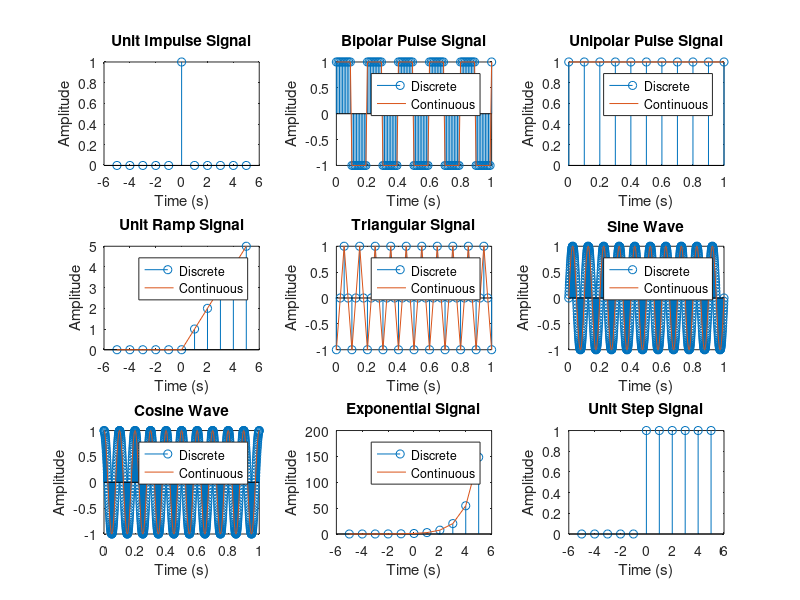

MATLAB code for this plot:
clc;
clear all;
close all;

% Subplot 1: Unit Impulse Signal
subplot(3,3,1);
t = -5:1:5;
y = [zeros(1,5),ones(1,1),zeros(1,5)];
stem(t,y);
xlabel("Time (s)");
ylabel("Amplitude");
title("Unit Impulse Signal");

% Subplot 2: Bipolar Pulse Signal
subplot(3,3,2);
t2 = 0:0.01:1;
f = 5;
y2 = square(2*pi*f*t2);
stem(t2,y2);
hold on;
plot(t2,y2);
xlabel("Time (s)");
ylabel("Amplitude");
title("Bipolar Pulse Signal");
legend("Discrete", "Continuous");
hold off;

% Subplot 3: Unipolar Pulse Signal
subplot(3,3,3);
t3 = 0:0.1:1;
f = 5;
y3 = abs(square(2*pi*f*t3));
stem(t3,y3);
hold on;
plot(t3,y3);
xlabel("Time (s)");
ylabel("Amplitude");
title("Unipolar Pulse Signal");
legend("Discrete", "Continuous");
hold off;

% Subplot 4: Unit Ramp Signal
subplot(3,3,4);
t4 = -5:1:5;
y4 = t4 .* (t4 >= 0); % Unit ramp function
stem(t4,y4);
hold on;
plot(t4,y4);
xlabel("Time (s)");
ylabel("Amplitude");
title("Unit Ramp Signal");
legend("Discrete", "Continuous");
hold off;

% Subplot 5: Triangular Signal
subplot(3,3,5);
t5 = 0:0.025:1;
f = 10;
y5 = sawtooth(2*pi*f*t5, 0.5); % Triangular signal
stem(t5,y5);
hold on;
plot(t5,y5);
xlabel("Time (s)");
ylabel("Amplitude");
title("Triangular Signal");
legend("Discrete", "Continuous");
hold off;

% Subplot 6: Sine Wave
subplot(3,3,6);
t6 = 0:0.001:1;
f = 10;
y6 = sin(2*pi*f*t6);
stem(t6,y6);
hold on;
plot(t6,y6);
xlabel("Time (s)");
ylabel("Amplitude");
title("Sine Wave");
legend("Discrete", "Continuous");
hold off;

% Subplot 7: Cosine Wave
subplot(3,3,7);
t7 = 0:0.001:1;
f = 10;
y7 = cos(2*pi*f*t7);
stem(t7,y7);
hold on;
plot(t7,y7);
xlabel("Time (s)");
ylabel("Amplitude");
title("Cosine Wave");
legend("Discrete", "Continuous");
hold off;

% Subplot 8: Exponential Signal
subplot(3,3,8);
t8 = -5:1:5;
y8 = exp(t8); % Exponential signal
stem(t8,y8);
hold on;
plot(t8,y8);
xlabel("Time (s)");
ylabel("Amplitude");
title("Exponential Signal");
legend("Discrete", "Continuous");
hold off;

% Subplot 9: Unit Step Signal
subplot(3,3,9);
t9 = -5:1:5;
y9 = [zeros(1,5),ones(1,6)]; % Unit step function
stem(t9,y9);
xlabel("Time (s)");
ylabel("Amplitude");
title("Unit Step Signal");

